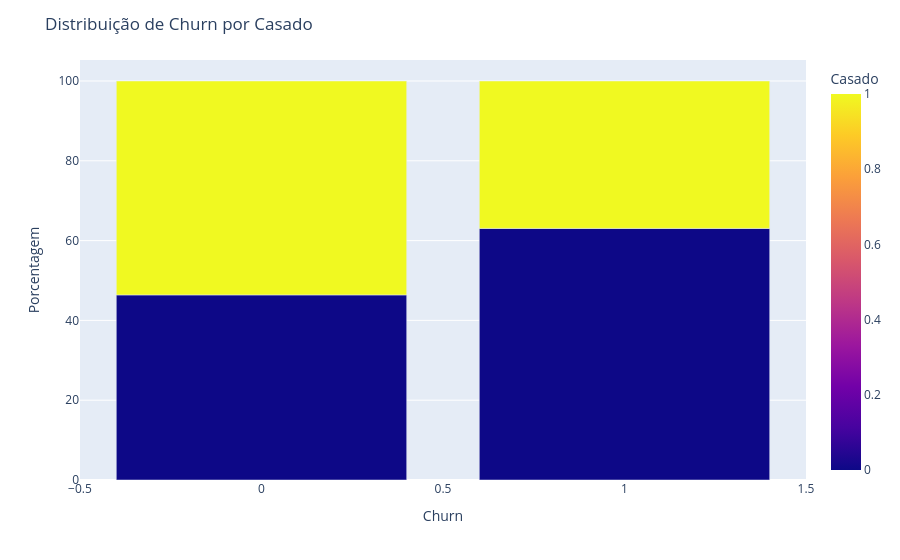

The notebook cell saved with this chart:
### Code cell
df_grouped = df.groupby(['Churn', 'Casado']).size().reset_index(name='count')
total_por_churn = df_grouped.groupby('Churn')['count'].transform('sum')
df_grouped['percent'] = (df_grouped['count'] / total_por_churn) * 100

# Criar o gráfico de barras empilhadas
fig = px.bar(df_grouped, x='Churn', y='percent', color='Casado', labels={'percent': 'Porcentagem', 'Churn': 'Churn', 'Casado': 'Casado'})

# Layout
fig.update_layout(
    title='Distribuição de Churn por Casado',
    yaxis_title='Porcentagem',
    legend_title='Casado'
)
fig.show()

# Dos clientes que deram churn, temos mais solteiros do que casados, mas a diferença não é tão grande, então acredito que o fato de ser casado ou não não seja um fator tão relevante para o churn dos clientes

### Figure 1 — Plotly figure (JSON) as saved in the notebook; plotly's stock layout.template omitted (floating-point values rounded to 4 significant figures)
{"data": [{"hovertemplate": "Churn=%{x}<br>Porcentagem=%{y}<br>Casado=%{marker.color}<extra></extra>", "legendgroup": "", "marker": {"color": [0, 1, 0, 1], "coloraxis": "coloraxis", "pattern": {"shape": ""}}, "name": "", "orientation": "v", "showlegend": false, "textposition": "auto", "type": "bar", "x": [0, 0, 1, 1], "xaxis": "x", "y": [46.39, 53.61, 63.06, 36.94], "yaxis": "y"}], "layout": {"barmode": "relative", "coloraxis": {"colorbar": {"title": {"text": "Casado"}}, "colorscale": [[0, "#0d0887"], [0.1111, "#46039f"], [0.2222, "#7201a8"], [0.3333, "#9c179e"], [0.4444, "#bd3786"], [0.5556, "#d8576b"], [0.6667, "#ed7953"], [0.7778, "#fb9f3a"], [0.8889, "#fdca26"], [1, "#f0f921"]]}, "legend": {"title": {"text": "Casado"}, "tracegroupgap": 0}, "margin": {"t": 60}, "title": {"text": "Distribuição de Churn por Casado"}, "xaxis": {"anchor": "y", "domain": [0, 1], "title": {"text": "Churn"}}, "yaxis": {"anchor": "x", "domain": [0, 1], "title": {"text": "Porcentagem"}}}}
